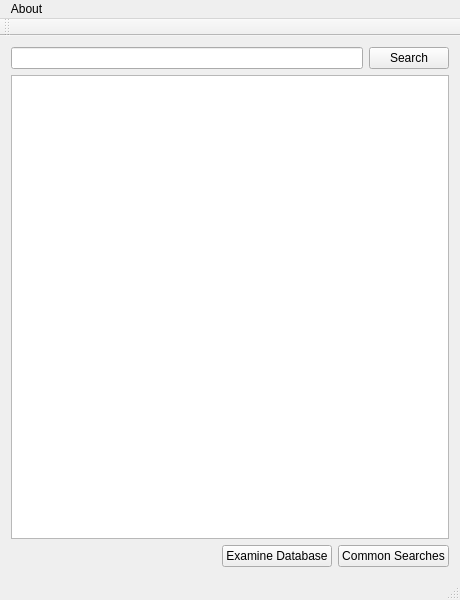
<?xml version="1.0" encoding="UTF-8"?>
<ui version="4.0">
 <class>MainWindow</class>
 <widget class="QMainWindow" name="MainWindow">
  <property name="geometry">
   <rect>
    <x>0</x>
    <y>0</y>
    <width>460</width>
    <height>600</height>
   </rect>
  </property>
  <property name="windowTitle">
   <string>Phiction Phreak</string>
  </property>
  <widget class="QWidget" name="centralWidget">
   <layout class="QGridLayout" name="gridLayout">
    <item row="0" column="0">
     <layout class="QVBoxLayout" name="verticalLayout">
      <item>
       <layout class="QHBoxLayout" name="horizontalLayout_2">
        <item>
         <widget class="QLineEdit" name="lineEdit"/>
        </item>
        <item>
         <widget class="QPushButton" name="pushButton">
          <property name="text">
           <string>Search</string>
          </property>
         </widget>
        </item>
       </layout>
      </item>
      <item>
       <widget class="QTextBrowser" name="textBrowser"/>
      </item>
     </layout>
    </item>
    <item row="1" column="0">
     <layout class="QHBoxLayout" name="horizontalLayout">
      <item>
       <spacer name="horizontalSpacer">
        <property name="orientation">
         <enum>Qt::Horizontal</enum>
        </property>
        <property name="sizeHint" stdset="0">
         <size>
          <width>78</width>
          <height>20</height>
         </size>
        </property>
       </spacer>
      </item>
      <item>
       <widget class="QPushButton" name="pushButton_2">
        <property name="text">
         <string>Examine Database</string>
        </property>
       </widget>
      </item>
      <item>
       <widget class="QPushButton" name="pushButton_3">
        <property name="text">
         <string>Common Searches</string>
        </property>
       </widget>
      </item>
     </layout>
    </item>
   </layout>
  </widget>
  <widget class="QMenuBar" name="menuBar">
   <property name="geometry">
    <rect>
     <x>0</x>
     <y>0</y>
     <width>460</width>
     <height>21</height>
    </rect>
   </property>
   <widget class="QMenu" name="menuAbout">
    <property name="title">
     <string>About</string>
    </property>
    <addaction name="actionContact"/>
   </widget>
   <addaction name="menuAbout"/>
  </widget>
  <widget class="QToolBar" name="mainToolBar">
   <attribute name="toolBarArea">
    <enum>TopToolBarArea</enum>
   </attribute>
   <attribute name="toolBarBreak">
    <bool>false</bool>
   </attribute>
  </widget>
  <widget class="QStatusBar" name="statusBar"/>
  <action name="actionContact">
   <property name="text">
    <string>Contact</string>
   </property>
  </action>
 </widget>
 <layoutdefault spacing="6" margin="11"/>
 <resources/>
 <connections/>
</ui>
